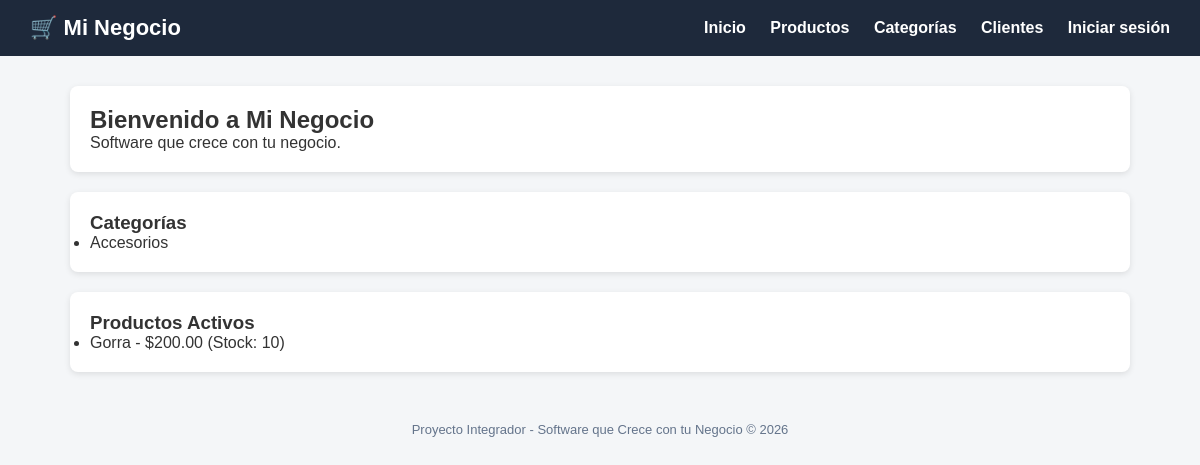
The page / on the database its author committed.
### tienda/models.py (models this page shows, shortened)
class Categoria(models.Model):
    nombre = models.CharField(max_length=100)
    descripcion = models.TextField(blank=True, null=True)
    class Meta:
        verbose_name = "Categoria"
        verbose_name_plural = "Categorías"

class Producto(models.Model):
    nombre = models.CharField(max_length=200)
    descripcion = models.TextField(blank=True, null=True)
    precio = models.DecimalField(max_digits=10, decimal_places=2)
    stock = models.IntegerField(default=0)
    categoria = models.ForeignKey(Categoria, on_delete=models.CASCADE)
    fecha_creacion = models.DateTimeField(auto_now_add=True)
    activo = models.BooleanField(default=True)
    class Meta:
        verbose_name = "Producto"
        verbose_name_plural = "Productos"
        ordering = ['nombre']

### tienda/views.py (the view)
# urls.py: path('', views.inicio, name='inicio'),
def inicio(request):
    productos = Producto.objects.filter(activo=True)
    categorias = Categoria.objects.all()
    return render(request, 'tienda/inicio.html', {
        'productos': productos,
        'categorias': categorias
    })

### tienda/templates/tienda/inicio.html (shortened to what this page needs)
{% extends 'base.html' %}
{% block content %}
<div class="card">
    <h2>Bienvenido a Mi Negocio</h2>
    <p>Software que crece con tu negocio.</p>
</div>
<div class="card">
    <h3>Categorías</h3>
    <ul>
        {% for categoria in categorias %}
            <li>{{ categoria.nombre }}</li>
        {% empty %}
            <li>No hay categorías registradas.</li>
        {% endfor %}
    </ul>
</div>
<div class="card">
    <h3>Productos Activos</h3>
    <ul>
        {% for producto in productos %}
            <li>{{ producto.nombre }} - ${{ producto.precio }} (Stock: {{ producto.stock }})</li>
        {% empty %}
            <li>No hay productos activos.</li>
        {% endfor %}
    </ul>
</div>
{% endblock %}

### templates/base.html (style rules this page uses)
* { margin: 0; padding: 0; box-sizing: border-box; }
body { font-family: Arial, sans-serif; background: #f4f6f8; color: #333; }
.card { background: #fff; border-radius: 8px; padding: 20px; box-shadow: 0 2px 6px rgba(0,0,0,0.1); margin-bottom: 20px; }

### rows shown on the page
Categoria: nombre "Accesorios"
Producto: nombre "Gorra", precio "200.00", stock "10"
